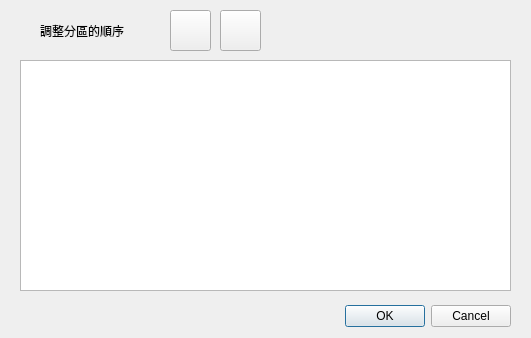
<?xml version="1.0" encoding="UTF-8"?>
<ui version="4.0">
 <class>Dialog</class>
 <widget class="QDialog" name="Dialog">
  <property name="geometry">
   <rect>
    <x>0</x>
    <y>0</y>
    <width>531</width>
    <height>338</height>
   </rect>
  </property>
  <property name="sizePolicy">
   <sizepolicy hsizetype="Fixed" vsizetype="Fixed">
    <horstretch>0</horstretch>
    <verstretch>0</verstretch>
   </sizepolicy>
  </property>
  <property name="minimumSize">
   <size>
    <width>531</width>
    <height>338</height>
   </size>
  </property>
  <property name="maximumSize">
   <size>
    <width>531</width>
    <height>338</height>
   </size>
  </property>
  <property name="windowTitle">
   <string>Dialog</string>
  </property>
  <widget class="QDialogButtonBox" name="buttonBox">
   <property name="geometry">
    <rect>
     <x>170</x>
     <y>300</y>
     <width>341</width>
     <height>32</height>
    </rect>
   </property>
   <property name="orientation">
    <enum>Qt::Horizontal</enum>
   </property>
   <property name="standardButtons">
    <set>QDialogButtonBox::Cancel|QDialogButtonBox::Ok</set>
   </property>
  </widget>
  <widget class="QLabel" name="label">
   <property name="geometry">
    <rect>
     <x>40</x>
     <y>15</y>
     <width>261</width>
     <height>31</height>
    </rect>
   </property>
   <property name="text">
    <string>調整分區的順序</string>
   </property>
  </widget>
  <widget class="QTableWidget" name="zoneSeqTable">
   <property name="geometry">
    <rect>
     <x>20</x>
     <y>60</y>
     <width>491</width>
     <height>231</height>
    </rect>
   </property>
  </widget>
  <widget class="QDial" name="dial">
   <property name="geometry">
    <rect>
     <x>-510</x>
     <y>220</y>
     <width>50</width>
     <height>64</height>
    </rect>
   </property>
  </widget>
  <widget class="QPushButton" name="upBtn">
   <property name="geometry">
    <rect>
     <x>170</x>
     <y>10</y>
     <width>41</width>
     <height>41</height>
    </rect>
   </property>
   <property name="text">
    <string/>
   </property>
   <property name="icon">
    <iconset>
     <normaloff>if_arrow-up_1608521.svg</normaloff>if_arrow-up_1608521.svg</iconset>
   </property>
  </widget>
  <widget class="QPushButton" name="downBtn">
   <property name="geometry">
    <rect>
     <x>220</x>
     <y>10</y>
     <width>41</width>
     <height>41</height>
    </rect>
   </property>
   <property name="text">
    <string/>
   </property>
   <property name="icon">
    <iconset>
     <normaloff>if_arrow-down_1608514.svg</normaloff>if_arrow-down_1608514.svg</iconset>
   </property>
  </widget>
 </widget>
 <resources/>
 <connections>
  <connection>
   <sender>buttonBox</sender>
   <signal>accepted()</signal>
   <receiver>Dialog</receiver>
   <slot>accept()</slot>
   <hints>
    <hint type="sourcelabel">
     <x>248</x>
     <y>254</y>
    </hint>
    <hint type="destinationlabel">
     <x>157</x>
     <y>274</y>
    </hint>
   </hints>
  </connection>
  <connection>
   <sender>buttonBox</sender>
   <signal>rejected()</signal>
   <receiver>Dialog</receiver>
   <slot>reject()</slot>
   <hints>
    <hint type="sourcelabel">
     <x>316</x>
     <y>260</y>
    </hint>
    <hint type="destinationlabel">
     <x>286</x>
     <y>274</y>
    </hint>
   </hints>
  </connection>
 </connections>
</ui>
